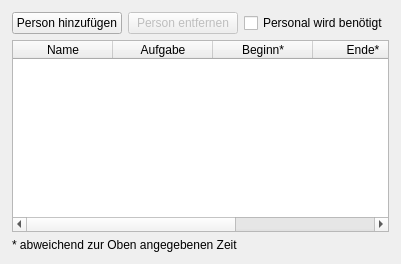
      <widget class="QWidget" name="tabZeiten">
       <attribute name="title">
        <string>Einsatzzeiten</string>
       </attribute>
       <layout class="QGridLayout" name="gridLayout_5" rowstretch="0,1,0" columnstretch="0,0,1">
        <property name="leftMargin">
         <number>12</number>
        </property>
        <property name="topMargin">
         <number>12</number>
        </property>
        <property name="rightMargin">
         <number>12</number>
        </property>
        <property name="bottomMargin">
         <number>12</number>
        </property>
        <item row="0" column="0">
         <widget class="QPushButton" name="buttonAddPerson">
          <property name="maximumSize">
           <size>
            <width>150</width>
            <height>16777215</height>
           </size>
          </property>
          <property name="text">
           <string>Person hinzufügen</string>
          </property>
         </widget>
        </item>
        <item row="0" column="1">
         <widget class="QPushButton" name="buttonRemovePerson">
          <property name="enabled">
           <bool>false</bool>
          </property>
          <property name="maximumSize">
           <size>
            <width>150</width>
            <height>16777215</height>
           </size>
          </property>
          <property name="text">
           <string>Person entfernen</string>
          </property>
         </widget>
        </item>
        <item row="1" column="0" colspan="3">
         <widget class="QTableWidget" name="tablePersonen">
          <property name="wordWrap">
           <bool>true</bool>
          </property>
          <property name="cornerButtonEnabled">
           <bool>false</bool>
          </property>
          <attribute name="verticalHeaderHighlightSections">
           <bool>true</bool>
          </attribute>
          <column>
           <property name="text">
            <string>Name</string>
           </property>
          </column>
          <column>
           <property name="text">
            <string>Aufgabe</string>
           </property>
          </column>
          <column>
           <property name="text">
            <string>Beginn*</string>
           </property>
          </column>
          <column>
           <property name="text">
            <string>Ende*</string>
           </property>
          </column>
          <column>
           <property name="text">
            <string>Bemerkung</string>
           </property>
          </column>
         </widget>
        </item>
        <item row="2" column="0" colspan="2">
         <widget class="QLabel" name="label_11">
          <property name="text">
           <string>* abweichend zur Oben angegebenen Zeit</string>
          </property>
          <property name="alignment">
           <set>Qt::AlignLeading|Qt::AlignLeft|Qt::AlignTop</set>
          </property>
         </widget>
        </item>
        <item row="0" column="2">
         <widget class="QCheckBox" name="checkBoxBenoetigt">
          <property name="text">
           <string>Personal wird benötigt</string>
          </property>
         </widget>
        </item>
       </layout>
      </widget>
